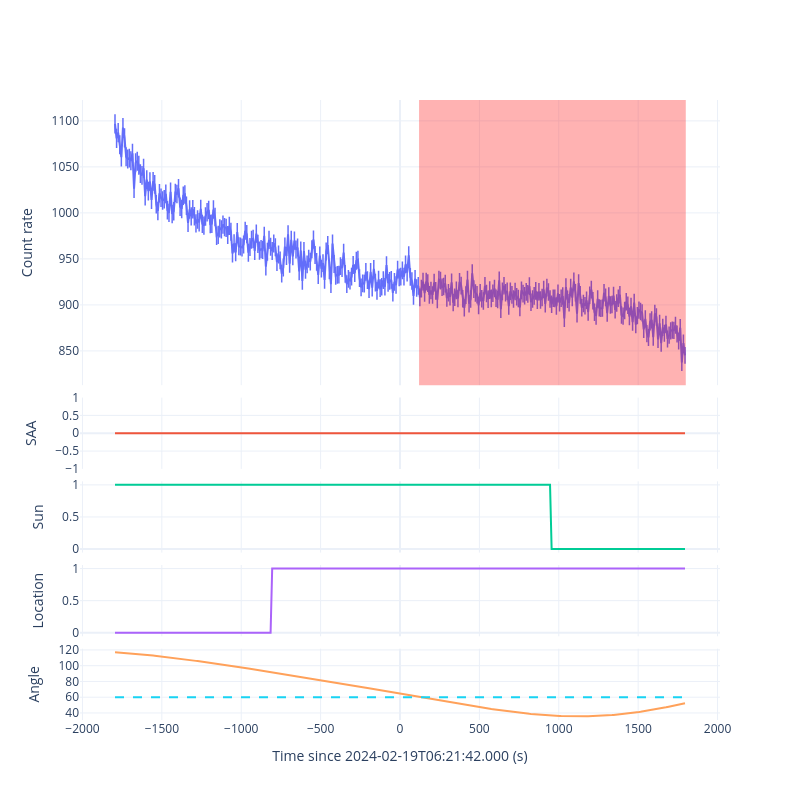
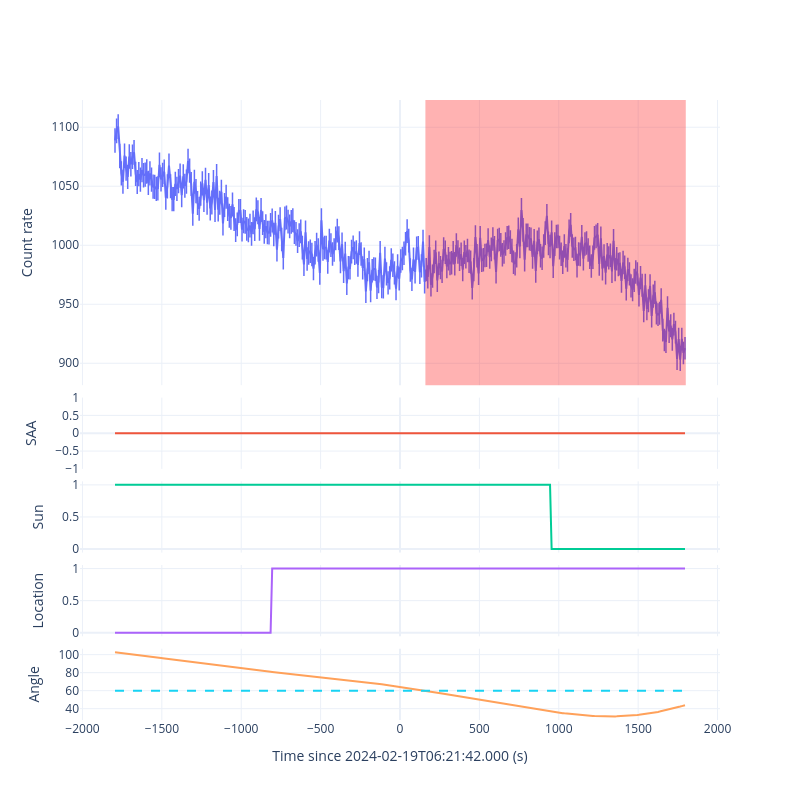
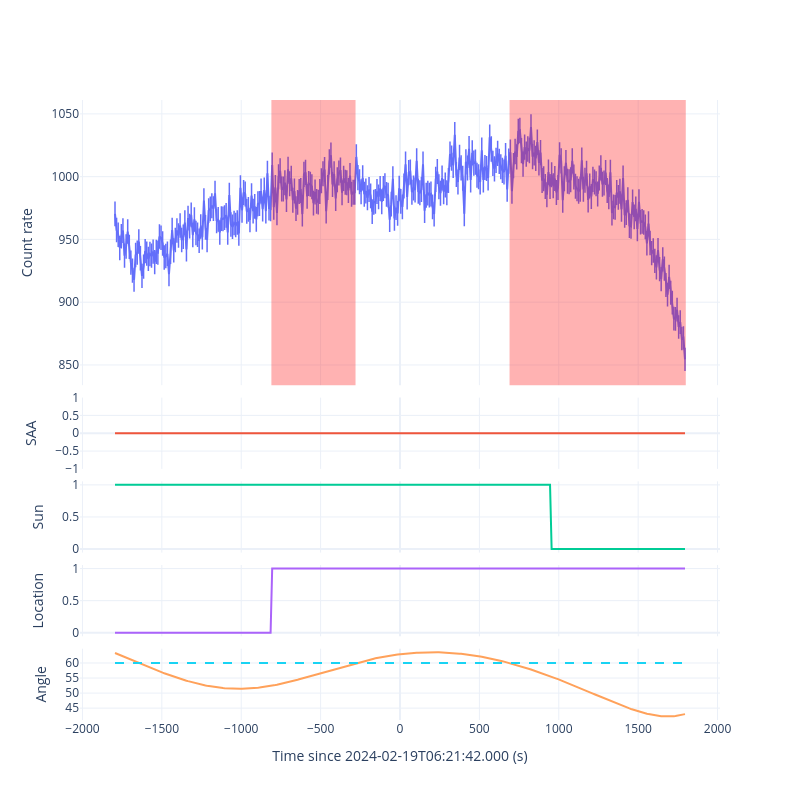
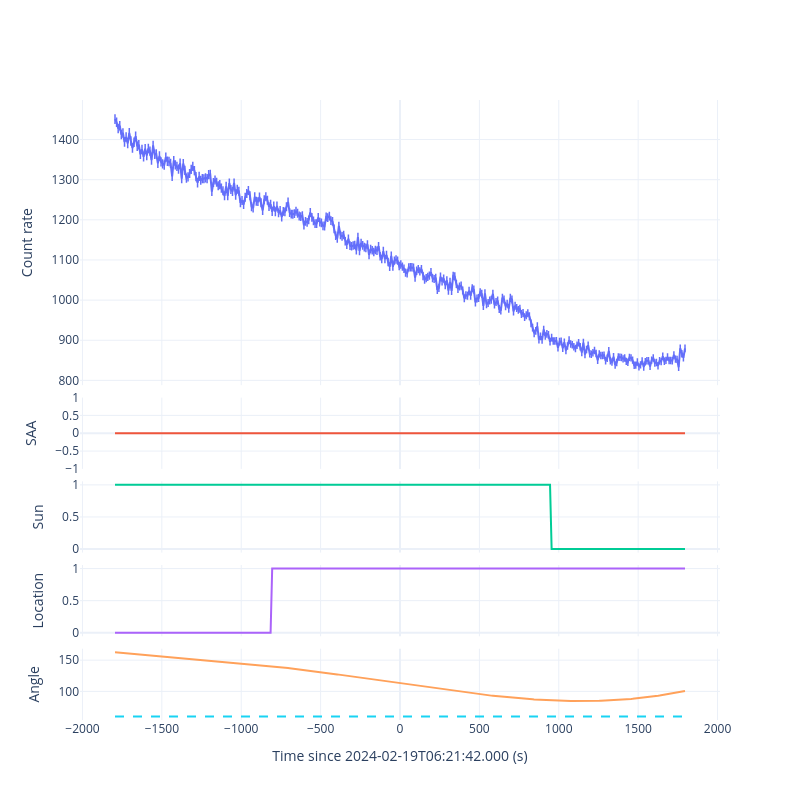

The notebook cell saved with these charts, in order:
### Code cell
gbm_goback_geo = gbmGeometry(file=gbm_goback_rtv.rtv_res['poshist'])

for det in ['n0', 'n1', 'n2', 'n3', 'n4', 'n5', 'n6', 'n7', 'n8', 'n9', 'na', 'nb']:
    gbm_tte = gbmTTE(gbm_rtv.rtv_res['tte'][det])
    gbm_tte.timezero = fermi_met
    gbm_tte.filter_time([-1800, 1800])
    if det[0] == 'n': 
        gbm_tte.filter_energy([8, 900])
    else: 
        gbm_tte.filter_energy([300, 38000])
    gbm_tte.lc_binsize = 10

    gbm_saa = gbm_goback_geo.get_saa_passage(met=gbm_tte.lc_time+fermi_goback_met)
    gbm_sun = gbm_goback_geo.get_sun_visible(met=gbm_tte.lc_time+fermi_goback_met)
    gbm_loc = gbm_goback_geo.get_location_visible(ra=80.016, dec=25.541, met=gbm_tte.lc_time+fermi_goback_met)
    gbm_ang = gbm_goback_geo.get_detector_angle(ra=80.016, dec=25.541, det=det, met=gbm_tte.lc_time+fermi_goback_met)

    roi_list = []
    for i in range(len(gbm_tte.lc_time)):
        if not gbm_saa[i] and gbm_loc[i] and gbm_ang[i] < 60:
            roi_list.append(gbm_tte.lc_bin_list[i])
    roi_list = union(roi_list)
    
    print(format_boxed_message(f'extract light curve for {det}'))
    
    fig = make_subplots(
        rows=5, cols=1,
        row_heights=[0.8, 0.2, 0.2, 0.2, 0.2], 
        shared_xaxes=True,
        horizontal_spacing=0,
        vertical_spacing=0.02)
    
    lc = go.Scatter(x=gbm_tte.lc_time, 
                    y=gbm_tte.lc_src_rate, 
                    mode='lines+markers', 
                    name='lightcurve', 
                    showlegend=False, 
                    error_y=dict(
                        type='data',
                        array=gbm_tte.lc_src_rate_err,
                        thickness=1.5,
                        width=0), 
                    marker=dict(symbol='cross-thin', size=0))
    fig.add_trace(lc, row=1, col=1)
    
    for roi in roi_list:
        fig.add_vrect(x0=roi[0], x1=roi[1], fillcolor='red', opacity=0.3, line_width=0, row=1, col=1)
    
    saa = go.Scatter(x=gbm_tte.lc_time, 
                     y=gbm_saa.astype(int), 
                     mode='lines', 
                     name='SAA passage', 
                     showlegend=False)
    fig.add_trace(saa, row=2, col=1)
    
    sun = go.Scatter(x=gbm_tte.lc_time, 
                     y=gbm_sun.astype(int), 
                     mode='lines', 
                     name='sun visible', 
                     showlegend=False)
    fig.add_trace(sun, row=3, col=1)
    
    loc = go.Scatter(x=gbm_tte.lc_time, 
                     y=gbm_loc.astype(int), 
                     mode='lines', 
                     name='location visible', 
                     showlegend=False)
    fig.add_trace(loc, row=4, col=1)
    
    ang = go.Scatter(x=gbm_tte.lc_time, 
                     y=gbm_ang, 
                     mode='lines', 
                     name='detector angle', 
                     showlegend=False)
    a60 = go.Scatter(x=gbm_tte.lc_time, 
                     y=[60]*len(gbm_tte.lc_time), 
                     mode='lines', 
                     showlegend=False, 
                     line=dict(width=2, dash='dash'))
    fig.add_trace(ang, row=5, col=1)
    fig.add_trace(a60, row=5, col=1)
    
    fig.update_xaxes(title_text=f'Time since {gbm_tte.timezero_utc} (s)', row=5, col=1)
    fig.update_yaxes(title_text=f'Count rate', row=1, col=1)
    fig.update_yaxes(title_text=f'SAA', row=2, col=1)
    fig.update_yaxes(title_text=f'Sun', row=3, col=1)
    fig.update_yaxes(title_text=f'Location', row=4, col=1)
    fig.update_yaxes(title_text=f'Angle', row=5, col=1)
    fig.update_layout(template='plotly_white', height=800, width=800)
    fig.update_layout(legend=dict(x=1, y=1, xanchor='right', yanchor='bottom'))
    
    fig.show()

### Figure 1 — Plotly figure (JSON) as saved in the notebook; plotly's stock layout.template omitted (floating-point values rounded to 4 significant figures; data arrays with more than 128 entries replaced by an {"elided": "..."} marker saying what was removed)
{"data": [{"error_y": {"array": {"elided": "360 float values"}, "thickness": 1.5, "type": "data", "width": 0}, "marker": {"size": 0, "symbol": "cross-thin"}, "mode": "lines+markers", "name": "lightcurve", "showlegend": false, "type": "scatter", "x": {"elided": "360 float values"}, "xaxis": "x", "y": {"elided": "360 float values"}, "yaxis": "y"}, {"mode": "lines", "name": "SAA passage", "showlegend": false, "type": "scatter", "x": {"elided": "360 float values"}, "xaxis": "x2", "y": {"elided": "360 int values"}, "yaxis": "y2"}, {"mode": "lines", "name": "sun visible", "showlegend": false, "type": "scatter", "x": {"elided": "360 float values"}, "xaxis": "x3", "y": {"elided": "360 int values"}, "yaxis": "y3"}, {"mode": "lines", "name": "location visible", "showlegend": false, "type": "scatter", "x": {"elided": "360 float values"}, "xaxis": "x4", "y": {"elided": "360 int values"}, "yaxis": "y4"}, {"mode": "lines", "name": "detector angle", "showlegend": false, "type": "scatter", "x": {"elided": "360 float values"}, "xaxis": "x5", "y": {"elided": "360 float values"}, "yaxis": "y5"}, {"line": {"dash": "dash", "width": 2}, "mode": "lines", "showlegend": false, "type": "scatter", "x": {"elided": "360 float values"}, "xaxis": "x5", "y": {"elided": "360 int values"}, "yaxis": "y5"}], "layout": {"height": 800, "legend": {"x": 1, "xanchor": "right", "y": 1, "yanchor": "bottom"}, "shapes": [{"fillcolor": "red", "line": {"width": 0}, "opacity": 0.3, "type": "rect", "x0": 120, "x1": 1800, "xref": "x", "y0": 0, "y1": 1, "yref": "y domain"}], "width": 800, "xaxis": {"anchor": "y", "domain": [0, 1], "matches": "x5", "showticklabels": false}, "xaxis2": {"anchor": "y2", "domain": [0, 1], "matches": "x5", "showticklabels": false}, "xaxis3": {"anchor": "y3", "domain": [0, 1], "matches": "x5", "showticklabels": false}, "xaxis4": {"anchor": "y4", "domain": [0, 1], "matches": "x5", "showticklabels": false}, "xaxis5": {"anchor": "y5", "domain": [0, 1], "title": {"text": "Time since 2024-02-19T06:21:42.000 (s)"}}, "yaxis": {"anchor": "x", "domain": [0.54, 1], "title": {"text": "Count rate"}}, "yaxis2": {"anchor": "x2", "domain": [0.405, 0.52], "title": {"text": "SAA"}}, "yaxis3": {"anchor": "x3", "domain": [0.27, 0.385], "title": {"text": "Sun"}}, "yaxis4": {"anchor": "x4", "domain": [0.135, 0.25], "title": {"text": "Location"}}, "yaxis5": {"anchor": "x5", "domain": [0, 0.115], "title": {"text": "Angle"}}}}

### Figure 2 — Plotly figure (JSON) as saved in the notebook; plotly's stock layout.template omitted (floating-point values rounded to 4 significant figures; data arrays with more than 128 entries replaced by an {"elided": "..."} marker saying what was removed)
{"data": [{"error_y": {"array": {"elided": "360 float values"}, "thickness": 1.5, "type": "data", "width": 0}, "marker": {"size": 0, "symbol": "cross-thin"}, "mode": "lines+markers", "name": "lightcurve", "showlegend": false, "type": "scatter", "x": {"elided": "360 float values"}, "xaxis": "x", "y": {"elided": "360 float values"}, "yaxis": "y"}, {"mode": "lines", "name": "SAA passage", "showlegend": false, "type": "scatter", "x": {"elided": "360 float values"}, "xaxis": "x2", "y": {"elided": "360 int values"}, "yaxis": "y2"}, {"mode": "lines", "name": "sun visible", "showlegend": false, "type": "scatter", "x": {"elided": "360 float values"}, "xaxis": "x3", "y": {"elided": "360 int values"}, "yaxis": "y3"}, {"mode": "lines", "name": "location visible", "showlegend": false, "type": "scatter", "x": {"elided": "360 float values"}, "xaxis": "x4", "y": {"elided": "360 int values"}, "yaxis": "y4"}, {"mode": "lines", "name": "detector angle", "showlegend": false, "type": "scatter", "x": {"elided": "360 float values"}, "xaxis": "x5", "y": {"elided": "360 float values"}, "yaxis": "y5"}, {"line": {"dash": "dash", "width": 2}, "mode": "lines", "showlegend": false, "type": "scatter", "x": {"elided": "360 float values"}, "xaxis": "x5", "y": {"elided": "360 int values"}, "yaxis": "y5"}], "layout": {"height": 800, "legend": {"x": 1, "xanchor": "right", "y": 1, "yanchor": "bottom"}, "shapes": [{"fillcolor": "red", "line": {"width": 0}, "opacity": 0.3, "type": "rect", "x0": 160, "x1": 1800, "xref": "x", "y0": 0, "y1": 1, "yref": "y domain"}], "width": 800, "xaxis": {"anchor": "y", "domain": [0, 1], "matches": "x5", "showticklabels": false}, "xaxis2": {"anchor": "y2", "domain": [0, 1], "matches": "x5", "showticklabels": false}, "xaxis3": {"anchor": "y3", "domain": [0, 1], "matches": "x5", "showticklabels": false}, "xaxis4": {"anchor": "y4", "domain": [0, 1], "matches": "x5", "showticklabels": false}, "xaxis5": {"anchor": "y5", "domain": [0, 1], "title": {"text": "Time since 2024-02-19T06:21:42.000 (s)"}}, "yaxis": {"anchor": "x", "domain": [0.54, 1], "title": {"text": "Count rate"}}, "yaxis2": {"anchor": "x2", "domain": [0.405, 0.52], "title": {"text": "SAA"}}, "yaxis3": {"anchor": "x3", "domain": [0.27, 0.385], "title": {"text": "Sun"}}, "yaxis4": {"anchor": "x4", "domain": [0.135, 0.25], "title": {"text": "Location"}}, "yaxis5": {"anchor": "x5", "domain": [0, 0.115], "title": {"text": "Angle"}}}}

### Figure 3 — Plotly figure (JSON) as saved in the notebook; plotly's stock layout.template omitted (floating-point values rounded to 4 significant figures; data arrays with more than 128 entries replaced by an {"elided": "..."} marker saying what was removed)
{"data": [{"error_y": {"array": {"elided": "360 float values"}, "thickness": 1.5, "type": "data", "width": 0}, "marker": {"size": 0, "symbol": "cross-thin"}, "mode": "lines+markers", "name": "lightcurve", "showlegend": false, "type": "scatter", "x": {"elided": "360 float values"}, "xaxis": "x", "y": {"elided": "360 float values"}, "yaxis": "y"}, {"mode": "lines", "name": "SAA passage", "showlegend": false, "type": "scatter", "x": {"elided": "360 float values"}, "xaxis": "x2", "y": {"elided": "360 int values"}, "yaxis": "y2"}, {"mode": "lines", "name": "sun visible", "showlegend": false, "type": "scatter", "x": {"elided": "360 float values"}, "xaxis": "x3", "y": {"elided": "360 int values"}, "yaxis": "y3"}, {"mode": "lines", "name": "location visible", "showlegend": false, "type": "scatter", "x": {"elided": "360 float values"}, "xaxis": "x4", "y": {"elided": "360 int values"}, "yaxis": "y4"}, {"mode": "lines", "name": "detector angle", "showlegend": false, "type": "scatter", "x": {"elided": "360 float values"}, "xaxis": "x5", "y": {"elided": "360 float values"}, "yaxis": "y5"}, {"line": {"dash": "dash", "width": 2}, "mode": "lines", "showlegend": false, "type": "scatter", "x": {"elided": "360 float values"}, "xaxis": "x5", "y": {"elided": "360 int values"}, "yaxis": "y5"}], "layout": {"height": 800, "legend": {"x": 1, "xanchor": "right", "y": 1, "yanchor": "bottom"}, "shapes": [{"fillcolor": "red", "line": {"width": 0}, "opacity": 0.3, "type": "rect", "x0": -810, "x1": -280, "xref": "x", "y0": 0, "y1": 1, "yref": "y domain"}, {"fillcolor": "red", "line": {"width": 0}, "opacity": 0.3, "type": "rect", "x0": 690, "x1": 1800, "xref": "x", "y0": 0, "y1": 1, "yref": "y domain"}], "width": 800, "xaxis": {"anchor": "y", "domain": [0, 1], "matches": "x5", "showticklabels": false}, "xaxis2": {"anchor": "y2", "domain": [0, 1], "matches": "x5", "showticklabels": false}, "xaxis3": {"anchor": "y3", "domain": [0, 1], "matches": "x5", "showticklabels": false}, "xaxis4": {"anchor": "y4", "domain": [0, 1], "matches": "x5", "showticklabels": false}, "xaxis5": {"anchor": "y5", "domain": [0, 1], "title": {"text": "Time since 2024-02-19T06:21:42.000 (s)"}}, "yaxis": {"anchor": "x", "domain": [0.54, 1], "title": {"text": "Count rate"}}, "yaxis2": {"anchor": "x2", "domain": [0.405, 0.52], "title": {"text": "SAA"}}, "yaxis3": {"anchor": "x3", "domain": [0.27, 0.385], "title": {"text": "Sun"}}, "yaxis4": {"anchor": "x4", "domain": [0.135, 0.25], "title": {"text": "Location"}}, "yaxis5": {"anchor": "x5", "domain": [0, 0.115], "title": {"text": "Angle"}}}}

### Figure 4 — Plotly figure (JSON) as saved in the notebook; plotly's stock layout.template omitted (floating-point values rounded to 4 significant figures; data arrays with more than 128 entries replaced by an {"elided": "..."} marker saying what was removed)
{"data": [{"error_y": {"array": {"elided": "360 float values"}, "thickness": 1.5, "type": "data", "width": 0}, "marker": {"size": 0, "symbol": "cross-thin"}, "mode": "lines+markers", "name": "lightcurve", "showlegend": false, "type": "scatter", "x": {"elided": "360 float values"}, "xaxis": "x", "y": {"elided": "360 float values"}, "yaxis": "y"}, {"mode": "lines", "name": "SAA passage", "showlegend": false, "type": "scatter", "x": {"elided": "360 float values"}, "xaxis": "x2", "y": {"elided": "360 int values"}, "yaxis": "y2"}, {"mode": "lines", "name": "sun visible", "showlegend": false, "type": "scatter", "x": {"elided": "360 float values"}, "xaxis": "x3", "y": {"elided": "360 int values"}, "yaxis": "y3"}, {"mode": "lines", "name": "location visible", "showlegend": false, "type": "scatter", "x": {"elided": "360 float values"}, "xaxis": "x4", "y": {"elided": "360 int values"}, "yaxis": "y4"}, {"mode": "lines", "name": "detector angle", "showlegend": false, "type": "scatter", "x": {"elided": "360 float values"}, "xaxis": "x5", "y": {"elided": "360 float values"}, "yaxis": "y5"}, {"line": {"dash": "dash", "width": 2}, "mode": "lines", "showlegend": false, "type": "scatter", "x": {"elided": "360 float values"}, "xaxis": "x5", "y": {"elided": "360 int values"}, "yaxis": "y5"}], "layout": {"height": 800, "legend": {"x": 1, "xanchor": "right", "y": 1, "yanchor": "bottom"}, "width": 800, "xaxis": {"anchor": "y", "domain": [0, 1], "matches": "x5", "showticklabels": false}, "xaxis2": {"anchor": "y2", "domain": [0, 1], "matches": "x5", "showticklabels": false}, "xaxis3": {"anchor": "y3", "domain": [0, 1], "matches": "x5", "showticklabels": false}, "xaxis4": {"anchor": "y4", "domain": [0, 1], "matches": "x5", "showticklabels": false}, "xaxis5": {"anchor": "y5", "domain": [0, 1], "title": {"text": "Time since 2024-02-19T06:21:42.000 (s)"}}, "yaxis": {"anchor": "x", "domain": [0.54, 1], "title": {"text": "Count rate"}}, "yaxis2": {"anchor": "x2", "domain": [0.405, 0.52], "title": {"text": "SAA"}}, "yaxis3": {"anchor": "x3", "domain": [0.27, 0.385], "title": {"text": "Sun"}}, "yaxis4": {"anchor": "x4", "domain": [0.135, 0.25], "title": {"text": "Location"}}, "yaxis5": {"anchor": "x5", "domain": [0, 0.115], "title": {"text": "Angle"}}}}
